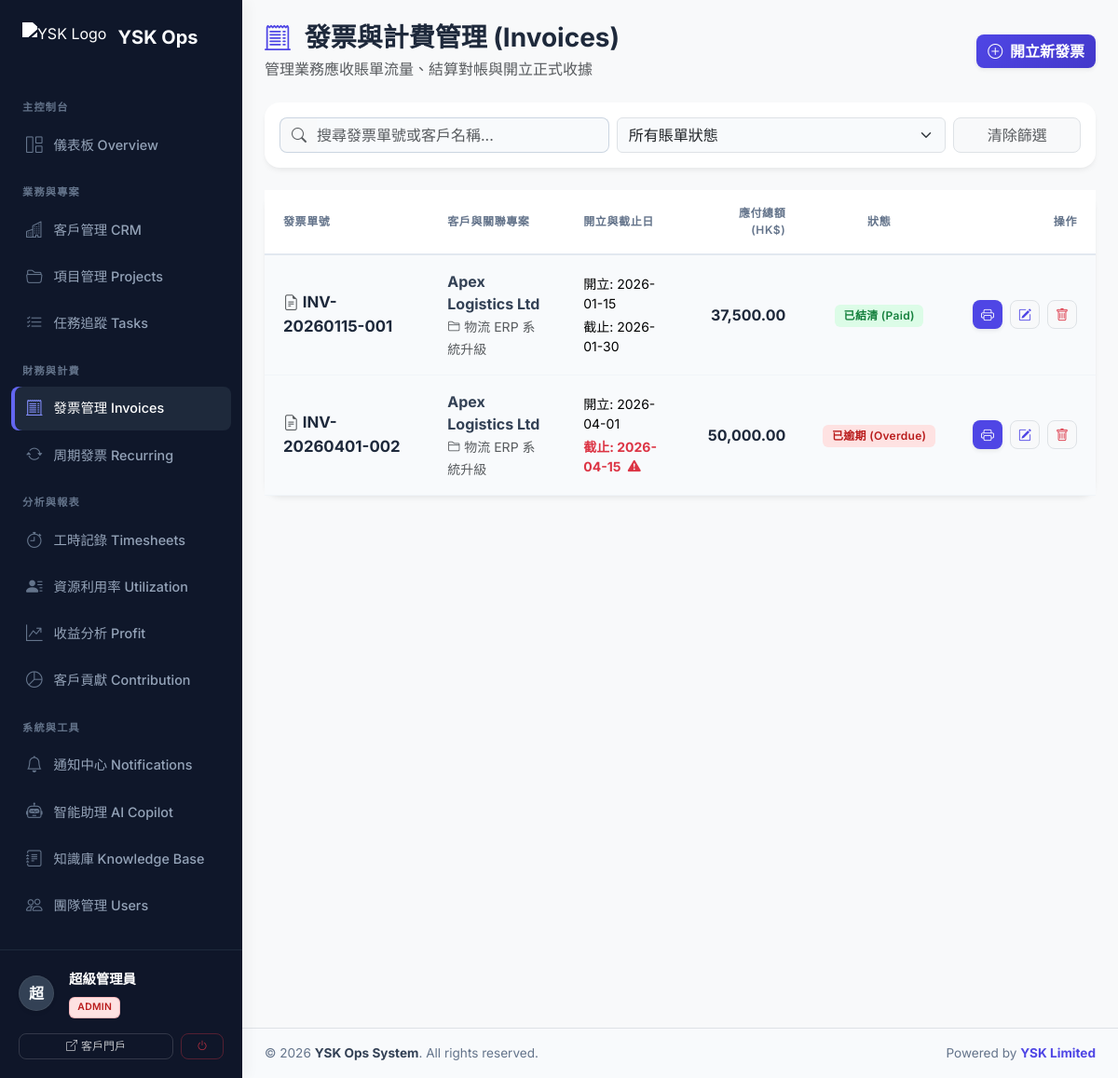
Screenshot of /invoices.php (signed in) with the database file from the repository.
### tables this page shows
CREATE TABLE invoices (
    id INT AUTO_INCREMENT PRIMARY KEY,
    invoice_number VARCHAR(50) UNIQUE NOT NULL,
    client_id INT NOT NULL,
    project_id INT,
    issue_date DATE NOT NULL,
    due_date DATE NOT NULL,
    subtotal DECIMAL(12,2) DEFAULT 0,
    tax_percent DECIMAL(5,2) DEFAULT 0,
    total_amount DECIMAL(12,2) DEFAULT 0,
    status ENUM('draft', 'sent', 'paid', 'overdue', 'cancelled') DEFAULT 'draft',
    notes TEXT,
    created_by INT,
    created_at TIMESTAMP DEFAULT CURRENT_TIMESTAMP,
    updated_at TIMESTAMP DEFAULT CURRENT_TIMESTAMP ON UPDATE CURRENT_TIMESTAMP,
    FOREIGN KEY (client_id) REFERENCES clients(id) ON DELETE CASCADE,
    FOREIGN KEY (project_id) REFERENCES projects(id) ON DELETE SET NULL,
    FOREIGN KEY (created_by) REFERENCES users(id) ON DELETE SET NULL
);

CREATE TABLE clients (
    id INT AUTO_INCREMENT PRIMARY KEY,
    username VARCHAR(50) UNIQUE,
    password_hash VARCHAR(255),
    company_name VARCHAR(150) NOT NULL,
    contact_person VARCHAR(100),
    email VARCHAR(100),
    phone VARCHAR(20),
    address TEXT,
    notes TEXT,
    status ENUM('active', 'inactive', 'lead') DEFAULT 'active',
    created_at TIMESTAMP DEFAULT CURRENT_TIMESTAMP,
    updated_at TIMESTAMP DEFAULT CURRENT_TIMESTAMP ON UPDATE CURRENT_TIMESTAMP,
    FULLTEXT KEY ft_clients (company_name, contact_person, email, notes)
);

CREATE TABLE projects (
    id INT AUTO_INCREMENT PRIMARY KEY,
    client_id INT NOT NULL,
    title VARCHAR(200) NOT NULL,
    description TEXT,
    service_type ENUM('ai_automation', 'app_development', 'cloud_security', 'web3_blockchain', 'other') NOT NULL,
    status ENUM('planning', 'in_progress', 'review', 'completed', 'on_hold', 'cancelled') DEFAULT 'planning',
    start_date DATE,
    end_date DATE,
    budget DECIMAL(12,2) DEFAULT 0,
    progress_percent INT DEFAULT 0 CHECK (progress_percent BETWEEN 0 AND 100),
    assigned_pm_id INT,
    created_by INT,
    created_at TIMESTAMP DEFAULT CURRENT_TIMESTAMP,
    updated_at TIMESTAMP DEFAULT CURRENT_TIMESTAMP ON UPDATE CURRENT_TIMESTAMP,
    FOREIGN KEY (client_id) REFERENCES clients(id) ON DELETE CASCADE,
    FOREIGN KEY (assigned_pm_id) REFERENCES users(id) ON DELETE SET NULL,
    FOREIGN KEY (created_by) REFERENCES users(id) ON DELETE SET NULL,
    FULLTEXT KEY ft_projects (title, description)
);

### includes/db.php (called while the page is built, shortened)
<?php
function get_db_connection() {
    static $pdo = null;
    if ($pdo === null) {
        try {
            $dsn = "mysql:host=" . DB_HOST . ";dbname=" . DB_NAME . ";charset=" . DB_CHAR;
            $pdo = new PDO($dsn, DB_USER, DB_PASS, [
                PDO::ATTR_ERRMODE => PDO::ERRMODE_EXCEPTION,
                PDO::ATTR_DEFAULT_FETCH_MODE => PDO::FETCH_ASSOC,
                PDO::ATTR_EMULATE_PREPARES => false,
            ]);
        } catch (PDOException $e) {
            die("Database connection failed: " . $e->getMessage() . "<br>Please check config.php and run database.sql first.");
        }
    }
    return $pdo;
}
function db_query($sql, $params = []) {
    $pdo = get_db_connection();
    $stmt = $pdo->prepare($sql);
    $stmt->execute($params);
    return $stmt;
}
function db_fetch_all($sql, $params = []) {
    return db_query($sql, $params)->fetchAll();
}
?>

### invoices.php (the view, shortened to what this page needs)
<?php
require_once 'includes/db.php';
$search = trim($_GET['search'] ?? '');
$page = max(1, (int)($_GET['page'] ?? 1));
$per_page = 15;
$offset = ($page - 1) * $per_page;
$where_clauses = ["1=1"];
$params = [];
$where_sql = implode(" AND ", $where_clauses);
$sql = "SELECT i.*, c.company_name, p.title as project_title
        FROM invoices i
        JOIN clients c ON i.client_id = c.id
        LEFT JOIN projects p ON i.project_id = p.id
        WHERE $where_sql
        ORDER BY i.created_at DESC
        LIMIT $per_page OFFSET $offset";
$invoices = db_fetch_all($sql, $params);
$status_badges = [
    'draft'     => ['label' => '草稿 (Draft)', 'color' => 'secondary'],
    'sent'      => ['label' => '待付款 (Sent)', 'color' => 'warning'],
    'paid'      => ['label' => '已結清 (Paid)', 'color' => 'success'],
    'overdue'   => ['label' => '已逾期 (Overdue)', 'color' => 'danger'],
    'cancelled' => ['label' => '已作廢 (Cancelled)', 'color' => 'dark']
];
include 'includes/header.php';
?>
<div class="d-flex align-items-stretch" style="min-height: 100vh; width: 100%;">
    <?php include 'includes/sidebar.php'; ?>
    <div class="flex-grow-1 d-flex flex-column" style="background-color: #f8f9fa; min-width: 0;">
        <div class="p-3 p-md-4 flex-grow-1">
            <div class="d-flex flex-column flex-md-row justify-content-between align-items-md-center mb-4 gap-3">
                <div class="d-flex align-items-center">
                    <div>
                        <h2 class="h3 fw-bold mb-1 text-slate-800"><i class="bi bi-receipt-cutoff me-2 text-primary"></i> 發票與計費管理 (Invoices)</h2>
                        <p class="text-muted mb-0 d-none d-md-block">管理業務應收賬單流量、結算對帳與開立正式收據</p>
                    </div>
                </div>
                <div>
                    <button class="btn btn-primary shadow-sm fw-bold" data-bs-toggle="modal" data-bs-target="#createInvoiceModal">
                        <i class="bi bi-plus-circle me-1"></i> 開立新發票
                    </button>
                </div>
            </div>
            <div class="card mb-4 border-0 shadow-sm">
                <div class="card-body p-3">
                    <form method="GET" class="row g-2 align-items-center">
                        <div class="col-md-5">
                            <div class="input-group">
                                <span class="input-group-text bg-light text-muted border-end-0"><i class="bi bi-search"></i></span>
                                <input type="text" name="search" class="form-control border-start-0 ps-0 shadow-none" value="<?= htmlspecialchars($search) ?>" placeholder="搜尋發票單號或客戶名稱...">
                            </div>
                        </div>
                        <div class="col-md-5">
                            <select name="status" class="form-select shadow-none" onchange="this.form.submit()">
                                <option value="">所有賬單狀態</option>
                            </select>
                        </div>
                        <div class="col-md-2 text-end">
                            <a href="invoices.php" class="btn btn-light border w-100 text-muted">清除篩選</a>
                        </div>
                    </form>
                </div>
            </div>
            <div class="card border-0 shadow-sm mb-4">
                <div class="card-body p-0">
                    <div class="table-responsive">
                        <table class="table table-hover align-middle mb-0">
                            <thead class="bg-light text-slate-600">
                                <tr>
                                    <th class="ps-4 py-3">發票單號</th>
                                    <th class="py-3">客戶與關聯專案</th>
                                    <th class="py-3">開立與截止日</th>
                                    <th class="py-3 text-end">應付總額 (HK$)</th>
                                    <th class="py-3 text-center">狀態</th>
                                    <th class="text-end pe-4 py-3">操作</th>
                                </tr>
                            </thead>
                            <tbody class="border-top-0">
                                <?php foreach ($invoices as $i):
                                    $s_badge = $status_badges[$i['status']] ?? $status_badges['draft'];
                                    $is_overdue = ($i['status'] !== 'paid' && $i['status'] !== 'cancelled' && strtotime($i['due_date']) < time());
                                    if ($is_overdue && $i['status'] !== 'overdue') {
                                        $s_badge = $status_badges['overdue'];
                                    }
                                ?>
                                <tr class="<?= $i['status'] === 'cancelled' ? 'opacity-50 bg-light' : '' ?>">
                                    <td class="ps-4">
                                        <div class="fw-bold text-slate-800" style="font-size: 1.05rem;">
                                            <i class="bi bi-file-earmark-text text-muted me-1"></i><?= htmlspecialchars($i['invoice_number']) ?>
                                        </div>
                                    </td>
                                    <td>
                                        <div class="fw-bold text-slate-700"><?= htmlspecialchars($i['company_name']) ?></div>
                                        <small class="text-muted"><i class="bi bi-folder2 me-1"></i><?= htmlspecialchars($i['project_title'] ?: '無關聯專案') ?></small>
                                    </td>
                                    <td>
                                        <div class="small text-slate-600 mb-1">開立: <?= $i['issue_date'] ?></div>
                                        <div class="small <?= $is_overdue ? 'text-danger fw-bold' : 'text-slate-600' ?>">
                                            截止: <?= $i['due_date'] ?>
                                            <?php if($is_overdue): ?><i class="bi bi-exclamation-triangle-fill ms-1"></i><?php endif; ?>
                                        </div>
                                    </td>
                                    <td class="text-end">
                                        <div class="fw-bold text-slate-800 fs-6"><?= number_format($i['total_amount'], 2) ?></div>
                                    </td>
                                    <td class="text-center">
                                        <span class="badge bg-<?= $s_badge['color'] ?> bg-opacity-10 text-<?= $s_badge['color'] ?> px-2 py-1">
                                            <?= $s_badge['label'] ?>
                                        </span>
                                    </td>
                                    <td class="text-end pe-4">
                                        <div class="d-flex justify-content-end gap-2">
                                            <a href="invoice_pdf.php?id=<?= $i['id'] ?>" target="_blank" class="btn btn-sm btn-indigo text-white shadow-sm" style="background-color:#4f46e5;" title="下載/列印 PDF">
                                                <i class="bi bi-printer"></i>
                                            </a>
                                            <button class="btn btn-sm btn-light border text-primary" data-bs-toggle="modal" data-bs-target="#editInvoiceModal<?= $i['id'] ?>" title="編輯與更改狀態">
                                                <i class="bi bi-pencil-square"></i>
                                            </button>
                                            <form method="POST" class="d-inline" onsubmit="return confirm('確定要刪除發票 <?= htmlspecialchars($i['invoice_number']) ?> 嗎？\n注意：刪除後將無法復原！');">
                                                <button type="submit" name="delete_invoice" class="btn btn-sm btn-light border text-danger" title="刪除"><i class="bi bi-trash"></i></button>
                                            </form>
                                        </div>
                                    </td>
                                </tr>
                                <?php endforeach; ?>
                            </tbody>
                        </table>
                    </div>
                </div>
            </div>
<?php include 'includes/footer.php'; ?>

### css/style.css (style rules this page uses)
:root { --bs-primary: #4f46e5; --bs-primary-rgb: 79, 70, 229; --bs-body-bg: #f8fafc; --bs-body-font-family: 'Inter', 'Noto Sans TC', system-ui, sans-serif; }
body { background-color: var(--bs-body-bg); font-family: var(--bs-body-font-family); color: #334155; -webkit-font-smoothing: antialiased; }
.text-slate-700 { color: #334155 !important; }
.text-slate-800 { color: #1e293b !important; }
.card { border: none !important; border-radius: 16px !important; box-shadow: 0 4px 6px -1px rgba(0, 0, 0, 0.05), 0 2px 4px -1px rgba(0, 0, 0, 0.03) !important; background-color: #ffffff; }
.btn { border-radius: 8px !important; font-weight: 500; }
.btn-primary { background: linear-gradient(135deg, #4f46e5 0%, #4338ca 100%) !important; border: none !important; box-shadow: 0 4px 6px -1px rgba(79, 70, 229, 0.2); }
.table { margin-bottom: 0; }
.table > :not(caption) > * > * { padding: 1rem 1.25rem !important; border-bottom: 1px solid #f1f5f9 !important; vertical-align: middle; }
.table th, .table thead.table-dark th { background-color: #ffffff !important; color: #64748b !important; font-weight: 600 !important; text-transform: uppercase; font-size: 0.75rem; letter-spacing: 0.05em; border-bottom: 2px solid #e2e8f0 !important; }
.table-hover tbody tr { transition: background-color 0.2s ease; }
.badge { padding: 0.5em 0.8em !important; border-radius: 6px !important; font-weight: 600 !important; letter-spacing: 0.025em; }
.bg-success { background-color: #dcfce7 !important; color: #15803d !important; }
.bg-danger { background-color: #fee2e2 !important; color: #b91c1c !important; }
.input-group-text { border-radius: 8px 0 0 8px !important; border-color: #cbd5e1; }
.input-group .form-control { border-radius: 0 8px 8px 0 !important; border-color: #cbd5e1; }

### rows the page displays
invoices: invoice_number "INV-20260115-001", client.company_name "Apex Logistics Ltd", project.title "物流 ERP 系統升級", issue_date "2026-01-15", due_date "2026-01-30", total_amount "37,500.00", status "已結清 (Paid)"
invoices: invoice_number "INV-20260401-002", client.company_name "Apex Logistics Ltd", project.title "物流 ERP 系統升級", issue_date "2026-04-01", due_date "2026-04-15", status "sent" (drawn), total_amount "50,000.00", label "已逾期 (Overdue)"

### other values shown
$avatar_char "超"
$user_name "超級管理員"
$user_role "ADMIN"
